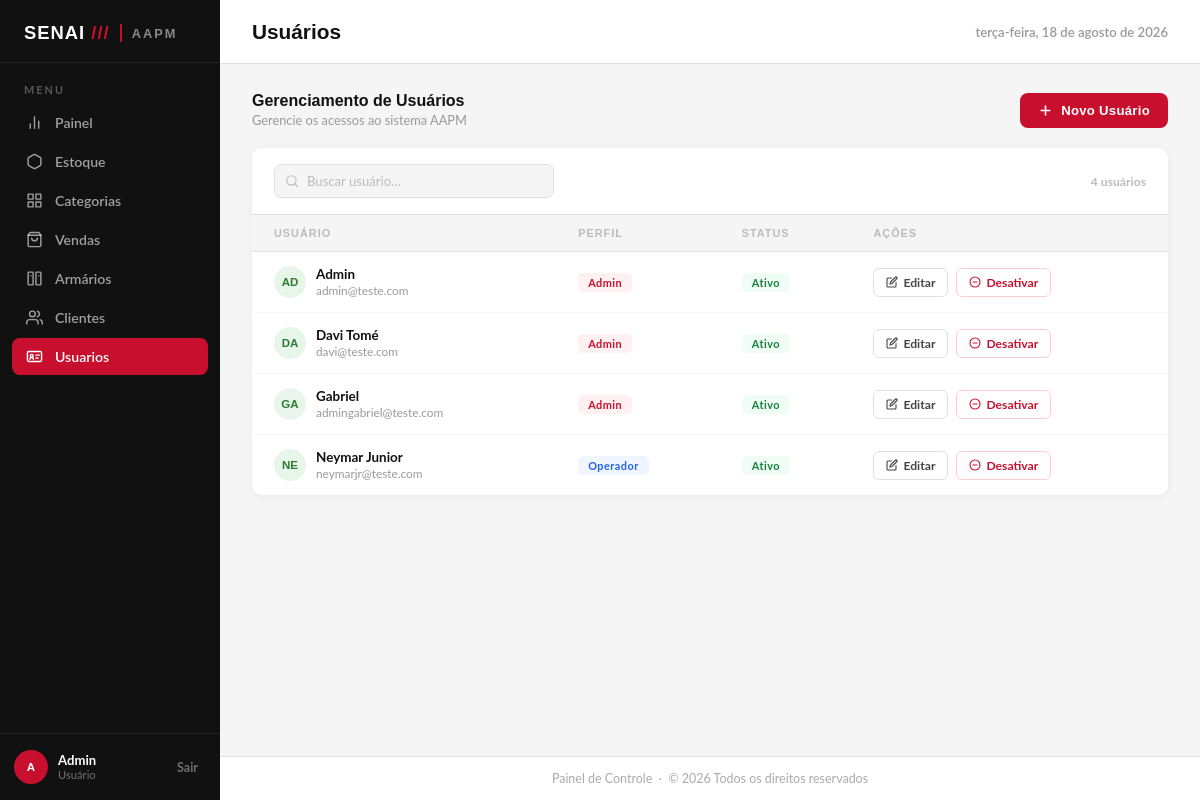
The app's page /usuarios/ (signed in), older data.
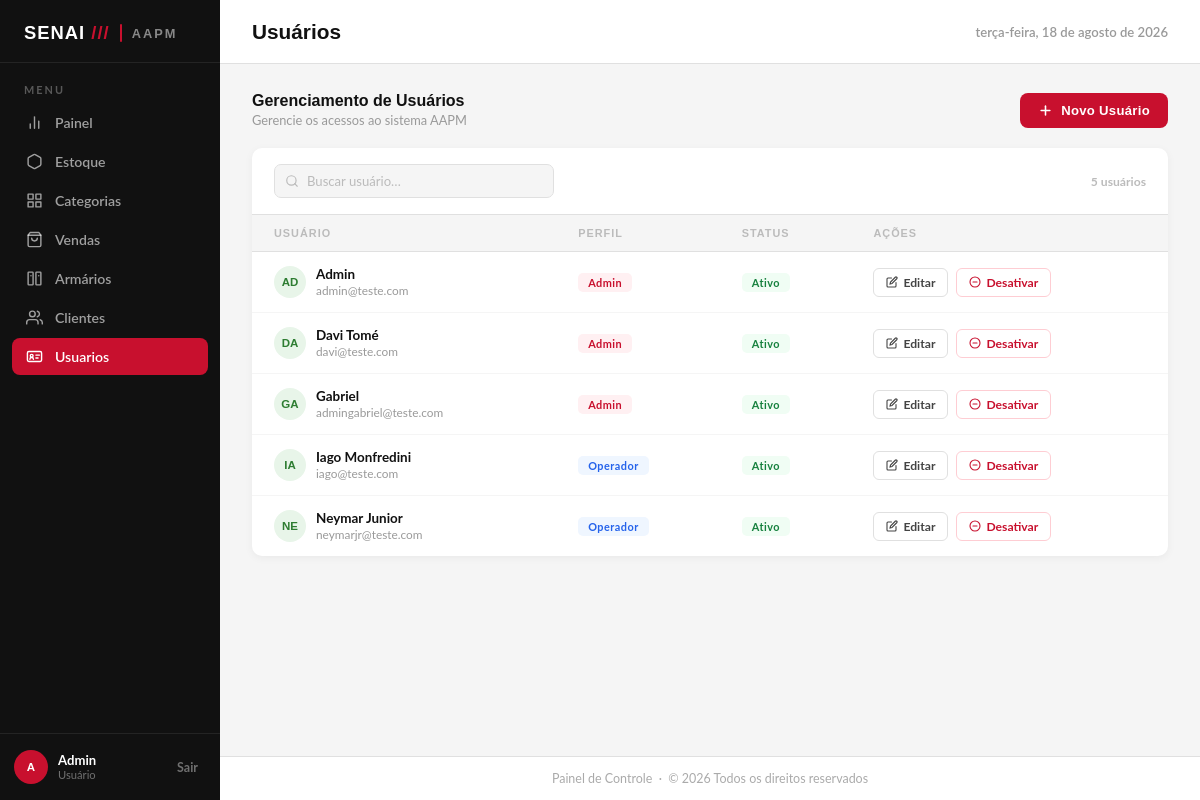
The same page, newer data.
### app/models/usuario.py (models this page shows)
class Usuario(Base):
    __tablename__ = "usuarios"
    id = Column(Integer, primary_key=True, autoincrement=True)
    nome = Column(String(100), nullable=False)
    email = Column(String(150), unique=True, nullable=False)
    senha_hash = Column(String(255), nullable=False)
    role = Column(String(20), default="operador")
    ativo = Column(Boolean, default=True)
    criado_em = Column(DateTime, server_default=func.now())

### app/controllers/admin_controller.py (the view)
@router.get("/")
def listar_usuarios(
    request: Request,
    db: Session = Depends(get_db),
    admin = Depends(get_admin) # Bloqueia quem não é admin
):
    usuarios = db.query(Usuario).order_by(Usuario.nome).all()
    return templates.TemplateResponse(
        request,
        "usuarios/index.html",
        {
            "request": request,
            "admin": admin,
            "usuarios": usuarios
        }
    )

### app/templates/usuarios/index.html (shortened to what the changed rows need)
<!DOCTYPE html>
<html lang="pt-BR">
<head>
    <link rel="stylesheet" href="/static/css/usuarios.css" />
</head>
<body>
    <div class="conteudo-principal">
        <header class="cabecalho-pagina">
            <h1>Usuários</h1>
        </header>
        <main class="area-conteudo">
            <div class="card-tabela">
                <div class="card-tabela-cabecalho">
                    <div class="busca-wrapper">
                        <input type="text" class="busca-input" placeholder="Buscar usuário…" id="campoBusca"
                            oninput="filtrarTabela()" />
                    </div>
                    <span class="contagem-usuarios" id="contagemUsuarios"></span>
                </div>
                <table class="tabela-usuarios" id="tabelaUsuarios">
                    <thead>
                        <tr>
                            <th>Usuário</th>
                            <th>Perfil</th>
                            <th>Status</th>
                            <th>Ações</th>
                        </tr>
                    </thead>
                    <tbody id="corpoTabela">
                        {% for u in usuarios %}
                        <tr data-nome="{{ u.nome | lower }}" data-email="{{ u.email | lower }}">
                            <td>
                                <div class="usuario-cell">
                                    <div class="usuario-avatar {{ 'ativo-av' if u.ativo else '' }}">
                                        {{ u.nome[:2] }}
                                    </div>
                                    <div>
                                        <div class="usuario-info-nome">{{ u.nome }}</div>
                                        <div class="usuario-info-email">{{ u.email }}</div>
                                    </div>
                                </div>
                            </td>
                            <td>
                                <span class="tag role-{{ u.role | lower }}">{{ u.role }}</span>
                            </td>
                            <td>
                                <span class="tag status-{{ 'ativo' if u.ativo else 'inativo' }}">
                                    {{ "Ativo" if u.ativo else "Inativo" }}
                                </span>
                            </td>
                            <td>
                                <div class="acoes-cell">
                                    <button class="btn-acao editar"
                                        onclick="abrirModalEdicao('{{ u.id }}', '{{ u.nome }}', '{{ u.email }}', '{{ u.role }}')">
                                        <svg viewBox="0 0 24 24">
                                            <path d="M11 4H4a2 2 0 0 0-2 2v14a2 2 0 0 0 2 2h14a2 2 0 0 0 2-2v-7" />
                                            <path d="M18.5 2.5a2.121 2.121 0 0 1 3 3L12 15l-4 1 1-4 9.5-9.5z" />
                                        </svg>
                                        Editar
                                    </button>
                                    <form action="/usuarios/{{ u.id }}/toggle-ativo" method="post"
                                        style="display:inline">
                                        <button type="submit"
                                            class="btn-acao {{ 'desativar' if u.ativo else 'ativar' }}">
                                            {% if u.ativo %}
                                            <svg viewBox="0 0 24 24">
                                                <circle cx="12" cy="12" r="10" />
                                                <line x1="8" y1="12" x2="16" y2="12" />
                                            </svg>
                                            Desativar
                                            {% endif %}
                                        </button>
                                    </form>
                                </div>
                            </td>
                        </tr>
                        {% endfor %}
                    </tbody>
                </table>
            </div>
        </main>
    </div>
</body>
</html>

Row changes from the older to the newer data that the page shows:
added Usuario: nome "IA", nome "Iago Monfredini", email "iago@teste.com", role "Operador", ativo "Ativo", shows "Desativar"
Text that changed along with them:
text written by a page script: "4 usuários" → "5 usuários"
